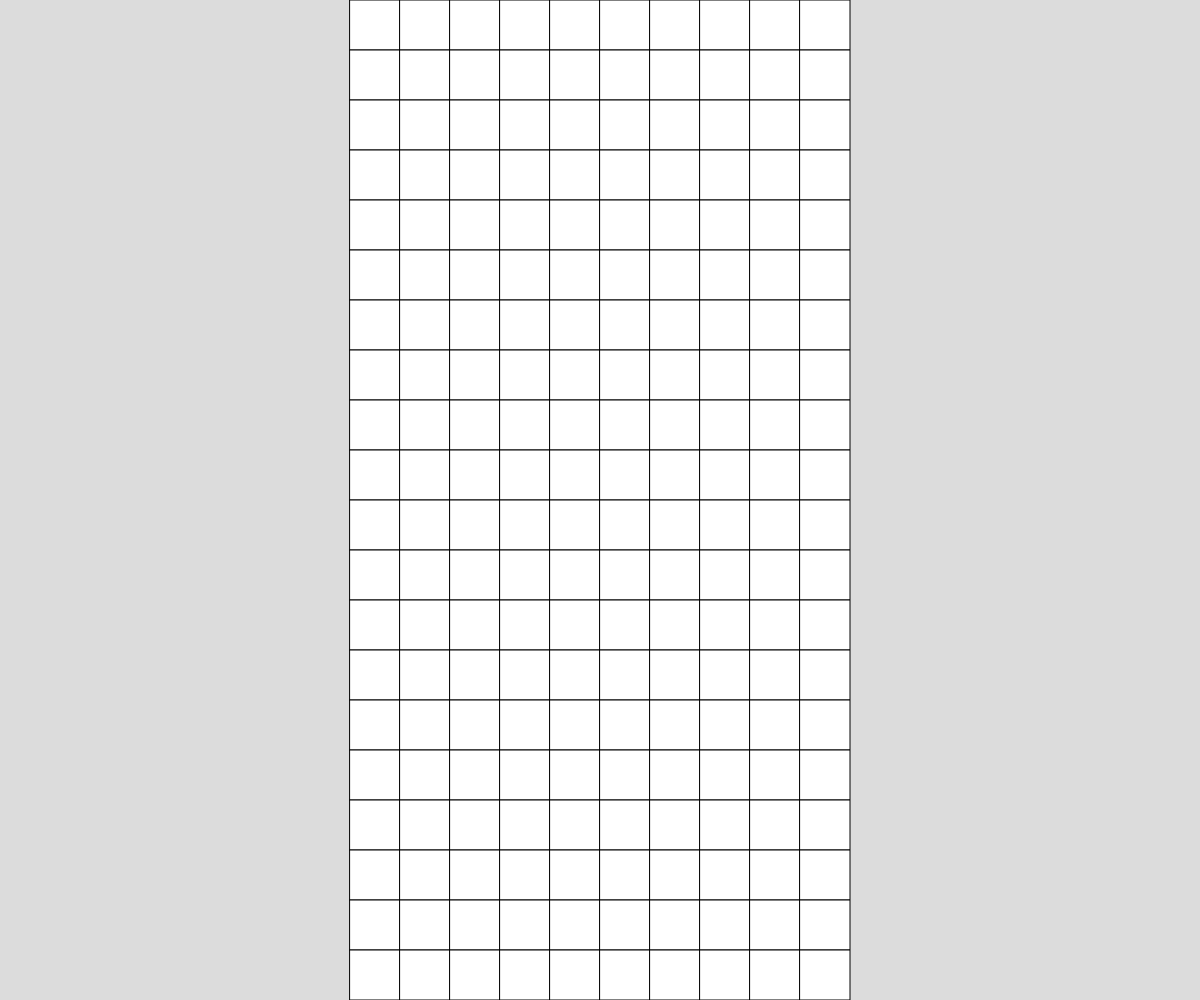
Frame 1 (no input)
Frame 60 (no input): identical to frame 1, image omitted
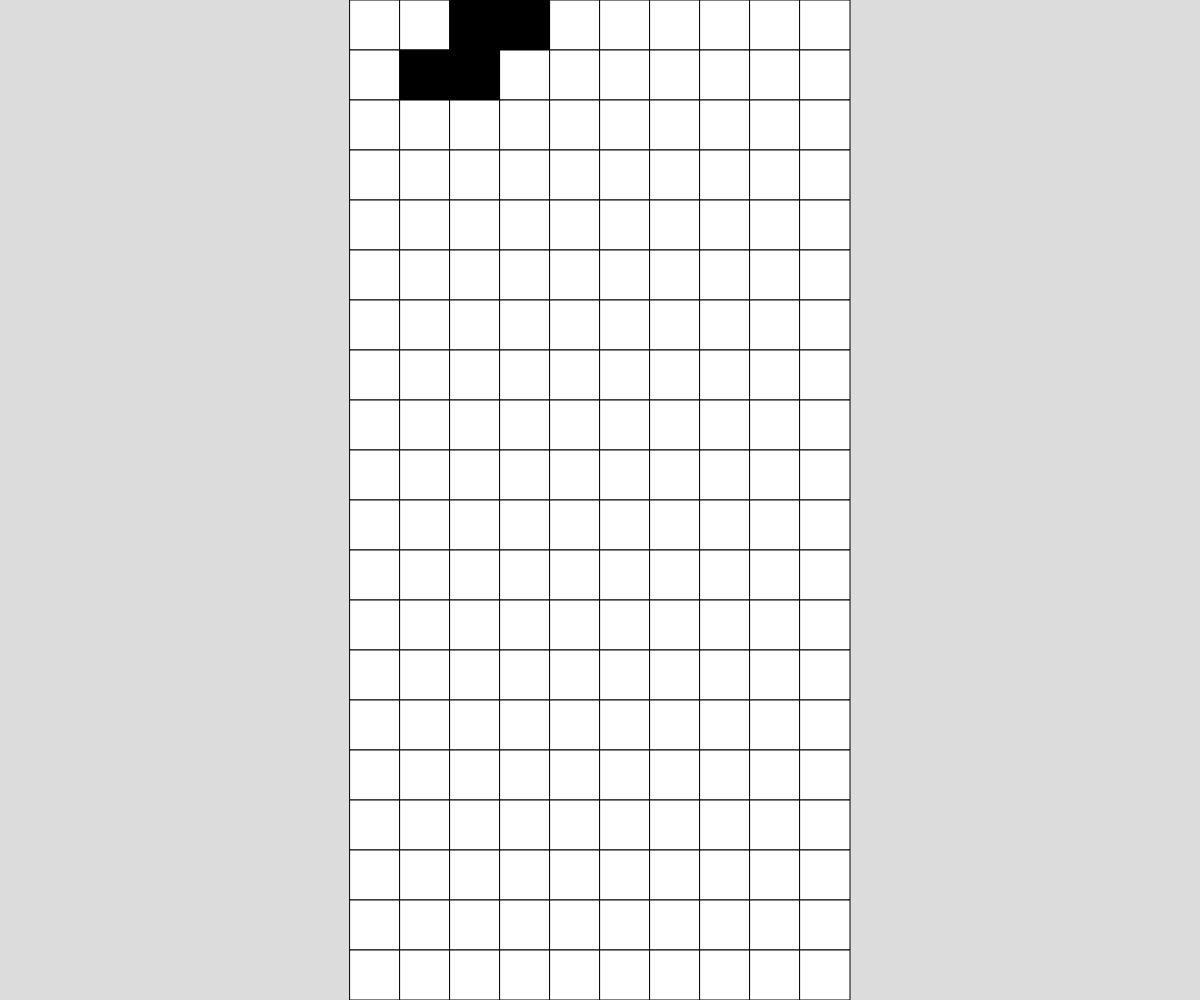
Frame 120 (the mouse pressed at the canvas centre since frame 60)

The p5.js sketch that drew these frames (run headless with seeded random() and noise() and a simulated clock; from frame 60 on, the mouse is pressed at the canvas centre):

// p5.js sketch
// ── sketch.js
// First Demo
// Your Name
// Date
//
// Extra for Experts:
// - describe what you did to take this project "above and beyond"

let number = 0;
let grid;
let newGrid;
let gridHeight = 20;
let gridWidth = 10;
let gridSide;
let blockList;
let blockListZ = -1;
let blockListY = 0;
let positionY = 0;
let positionX;
let start = false;
let left = false;
let right = false;
let nextMove = true;
let newX;

let iBlocks = [
  [1,1,1,1,1],
];

let jBlocks = [
  [1,0,0,0],
  [1,1,1,1],
];
              
let lBlocks = [
  [0,0,0,1],
  [1,1,1,1],
];

let oBlocks = [
  [1,1],
  [1,1],
];

let tBlocks = [
  [0,1,0],
  [1,1,1],
];

let sBlocks = [
  [0,1,1],
  [1,1,0],
];

let zBlocks = [
  [1,1,0],
  [0,1,1],
];

let blockChoices = [iBlocks, jBlocks, lBlocks, oBlocks, tBlocks, sBlocks, zBlocks];

function setup() {

  createCanvas(windowWidth, windowHeight);
  
  grid = create2DArray();
  gridSide = height/gridHeight;
  newGrid = create2DArray();
  blockList = [];
}



function draw() {
  background(220);
  displayGrid();
  moveDown();
  moveBlock();
  // console.log(positionY);

}
function create2DArray() {
  let screen = [];
  for (let y = 0; y < gridHeight; y++) {
    screen.push([]);
    for (let x = 0; x < gridWidth; x++) {
      screen[y].push(0);
    }
  }
  return screen;
}

function displayGrid() {
  for (let y = 0; y < gridHeight; y++) {
    for (let x = 0; x < gridWidth; x++) {
      if (grid[y][x] === 0) {
        fill("white");
      }

      else if (grid[y][x] === 1) {
        fill("black");
      }

      rect(x * gridSide + (width/2 - gridWidth/2 * gridSide), y * gridSide, gridSide, gridSide);
    }
  }
}
function findEdge(direction, row) {//
  if (direction === 1) {
    for (let x = 0; x < blockList[blockListZ][row-1].length; x++) {
      if (grid[positionY+row-1][positionX + blockList[blockListZ][blockListY].length-x] === 1) {//
        console.log(x);
        return grid[positionY+row-1][positionX + blockList[blockListZ][blockListY].length-x] = 0, grid[positionY+1][positionX + blockList[blockListZ][blockListY].length-x-1] = 1;
      }
    }
  }

  else if (direction === 2) {
    for (let x = 0; x < blockList[blockListZ][row-1].length; x++) {
      if (grid[positionY+row-1][positionX + x-1] === 1) {
        return grid[positionY+row-1][positionX + x-1] = 0, grid[positionY+1][positionX + x] = 1;
      }
    }
  }
}

function generateBlock() {
  let edge;
  blockList.push(random(blockChoices));
  blockListZ += 1;

  positionY = 0;
  positionX = round(random(0, gridWidth-blockList[blockListZ][0].length));

  start = true;
}

function moveDown() {
  if (start === true) {//after block have been spawned    
    if (frameCount % 60 === 0) {
      positionY += 1;
    }
    if (frameCount % 10 === 0) {
      for (let y = blockList[blockListZ].length -1; y >= 0; y--) {
        for (let x = 0; x < blockList[blockListZ][y].length; x++) {
          // grid[y+positionY][x+positionX] = blockList[blockListZ][y][x]; 
          if (blockList[blockListZ][y][x] === 1){
            grid[y+positionY][x+positionX] = blockList[blockListZ][y][x]; 
          }
          if (y+positionY + 1 < gridHeight && positionY > 1) {          
            if (blockList[blockListZ][y][x] === 1 && (y === blockList[blockListZ].length-1 || blockList[blockListZ][y+1][x] === 0)) {
              if (grid[y+positionY+1][x+positionX] === 1) {//bug 
                // start = false;
              }
            }
          }
          if (frameCount % 60 === 0) { //possible bug
            if (positionY > 0) {
              grid[y+positionY-1][x+positionX] = 0;
            }
          }
        }
        if (left === true && frameCount % 10 === 0) {  
          if (blockList[blockListZ].length > 1){
            findEdge(1, 2);
          }
          if (positionY > 0) {
            findEdge(1, 1);
          }
        } //bug

          if (frameCount % 60 === 0) {
            grid[positionY-1][positionX + blockList[blockListZ][blockListY].length] = 0;
          }
          left = false;
          nextMove = true;

    
          // if (grid[positionY+1][positionX + blockList[blockListZ][blockListY].length] === 1) { //problem
          //   grid[positionY+1][positionX + blockList[blockListZ][blockListY].length] = 0;
          // }
          // if (positionY > 0) {
          //   if (grid[positionY][positionX + blockList[blockListZ][blockListY].length] === 1) {
          //     grid[positionY][positionX + blockList[blockListZ][blockListY].length] = 0;
          //   }
          // }

          // if (frameCount % 60 === 0) {
          //   grid[positionY-1][positionX + blockList[blockListZ][blockListY].length] = 0;
          // }
          // left = false;
          // nextMove = true;
        // }
        if (right === true && frameCount % 10 === 0) {
          if (blockList[blockListZ].length > 1) {
            findEdge(2,2);
          }
          // if (grid[positionY+1][positionX-1] === 1) {      
          //   grid[positionY+1][positionX-1] = 0;
        // }
          if (positionY > 0) {
            findEdge(2,1);
          }


            // if (grid[positionY][positionX-1] === 1) {
            //   grid[positionY][positionX-1] = 0;
          // }
                
          if (frameCount % 60 === 0) { //fixing bug
            grid[positionY-1][positionX-1] = 0;
            // console.log("1");
          }
          right = false;
          nextMove = true;
        }
      }
    }
  }


  
  if (start === true) {//when to stop the block
    for (let y = blockList[blockListZ].length -1; y >= 0; y--) {
      for (let x = 0; x < blockList[blockListZ][y].length; x++) {              
        if (positionY + blockList[blockListZ].length  === gridHeight) {
          start = false;   
        }  
      }//code
    }
  }
}

function mousePressed() {
  generateBlock();
  
}

function moveBlock() { //
  if (keyIsDown(65) && start === true && nextMove === true) {
    nextMove = false;
    positionX -= 1;
    left = true;
  }
  else if (keyIsDown(68) && start === true && nextMove === true) {
    nextMove = false;
    positionX += 1;
    right = true;
  }
}
